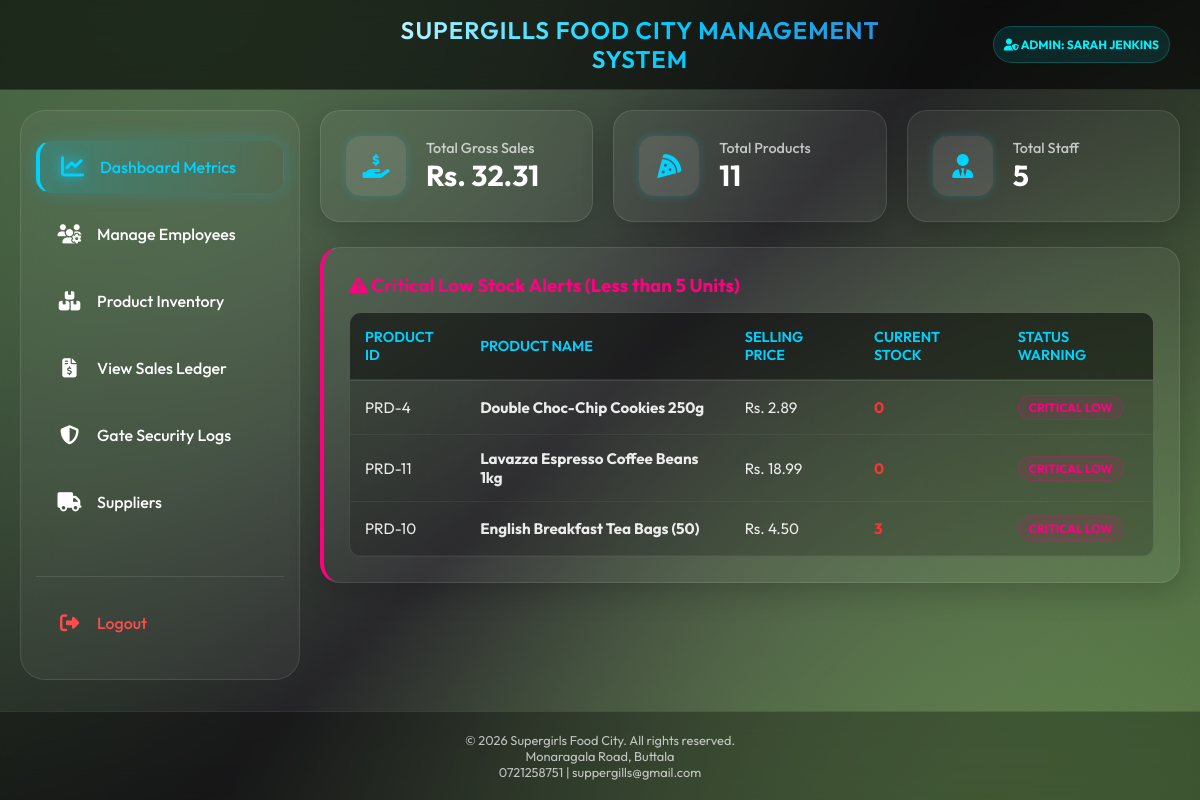
Screenshot of /admin_dashbord.php (signed in) with the database file from the repository.
### tables this page shows
CREATE TABLE `product` (
  `product_id` INT AUTO_INCREMENT PRIMARY KEY,
  `sku` VARCHAR(20) UNIQUE NOT NULL COMMENT 'e.g. SFC-0010',
  `product_name` VARCHAR(150) NOT NULL,
  `price` DECIMAL(10, 2) NOT NULL,
  `quantity` INT NOT NULL DEFAULT 0,
  `category_id` INT NOT NULL,
  `icon` VARCHAR(50) DEFAULT 'fa-box' COMMENT 'CSS FontAwesome Icon class name',
  `status` VARCHAR(20) DEFAULT 'in-stock' COMMENT 'in-stock, low-stock, out-of-stock',
  `created_at` TIMESTAMP DEFAULT CURRENT_TIMESTAMP,
  `updated_at` TIMESTAMP DEFAULT CURRENT_TIMESTAMP ON UPDATE CURRENT_TIMESTAMP,
  
   
  CONSTRAINT `chk_product_price` CHECK (`price` >= 0),
  CONSTRAINT `chk_product_qty` CHECK (`quantity` >= 0),
  CONSTRAINT `fk_product_category` FOREIGN KEY (`category_id`) 
    REFERENCES `category` (`category_id`) 
    ON DELETE RESTRICT 
    ON UPDATE CASCADE
);

### admin_dashbord.php (the view, shortened to what this page needs)
<?php
require_once 'config.php';
$conn->query("CREATE TABLE IF NOT EXISTS supplier (
    supplier_id INT AUTO_INCREMENT PRIMARY KEY,
    supplier_name VARCHAR(100) NOT NULL,
    contact VARCHAR(20) NOT NULL,
    email VARCHAR(100) NOT NULL UNIQUE,
    address VARCHAR(255) NOT NULL,
    product VARCHAR(255) NOT NULL,
    brand VARCHAR(255) NOT NULL,
    created_at TIMESTAMP DEFAULT CURRENT_TIMESTAMP
) ENGINE=InnoDB DEFAULT CHARSET=utf8mb4 COLLATE=utf8mb4_unicode_ci");
$conn->query("INSERT IGNORE INTO category (category_id, category_name) VALUES
(1, 'Dairy & Coolers'), (2, 'Fresh Produce'), (3, 'Bakery'), (4, 'Beverages'), (5, 'Snacks')");
$total_sales_res = $conn->query("SELECT SUM(total_amount) AS total FROM bill");
$total_sales = $total_sales_res ? floatval($total_sales_res->fetch_assoc()['total']) : 0.00;
$total_products_res = $conn->query("SELECT COUNT(*) AS total FROM product");
$total_products = $total_products_res ? intval($total_products_res->fetch_assoc()['total']) : 0;
$total_employees_res = $conn->query("SELECT COUNT(*) AS total FROM employee");
$total_employees = $total_employees_res ? intval($total_employees_res->fetch_assoc()['total']) : 0;
$active_tab = $_GET['tab'] ?? 'dashboard';
?>
<!DOCTYPE html>
<html lang="en">
<head>
    <link rel="stylesheet" href="https://cdnjs.cloudflare.com/ajax/libs/font-awesome/6.4.0/css/all.min.css">
    <link rel="stylesheet" href="style.css">
</head>
<body>
    <div class="bg-overlay"></div>
    <header class="main-header">
        <div class="header-center">
            <h1>SuperGills Food City Management <br> System</h1>
        </div>
        <div class="header-right">
            <span class="status-badge status-safe" style="padding: 10px; font-weight: bold;">
                <i class="fas fa-user-shield"></i> Admin: <?php echo htmlspecialchars($_SESSION['username']); ?>
            </span>
        </div>
    </header>
    <div class="dashboard-container">
        <aside class="sidebar">
            <a href="admin_dashbord.php?tab=dashboard" class="nav-item <?php echo $active_tab === 'dashboard' ? 'active' : ''; ?>">
                <i class="fas fa-chart-line"></i> Dashboard Metrics
            </a>
            <a href="admin_dashbord.php?tab=employees" class="nav-item <?php echo $active_tab === 'employees' ? 'active' : ''; ?>">
                <i class="fas fa-users-cog"></i> Manage Employees
            </a>
            <a href="admin_dashbord.php?tab=products" class="nav-item <?php echo $active_tab === 'products' ? 'active' : ''; ?>">
                <i class="fas fa-boxes"></i> Product Inventory
            </a>
            <a href="admin_dashbord.php?tab=sales" class="nav-item <?php echo $active_tab === 'sales' ? 'active' : ''; ?>">
                <i class="fas fa-file-invoice-dollar"></i> View Sales Ledger
            </a>
            <a href="admin_dashbord.php?tab=security" class="nav-item <?php echo $active_tab === 'security' ? 'active' : ''; ?>">
                <i class="fas fa-shield-halved"></i> Gate Security Logs
            </a>
            <a href="admin_dashbord.php?tab=suppluyer" class="nav-item <?php echo $active_tab === 'suppluyer' ? 'active' : ''; ?>">
                <i class="fas fa-truck"></i> Suppliers
            </a>
            <div style="margin-top: auto; border-top: 1px solid var(--glass-border); padding-top: 20px;">
                <a href="index.php?action=logout" class="nav-item" style="color: #ff4d4d;">
                    <i class="fas fa-sign-out-alt"></i> Logout
                </a>
            </div>
        </aside>
        <main class="main-content">
            <?php if ($active_tab === 'dashboard'): ?>
                <section id="dashboard" class="view-section active">
                    <div class="grid-3" style="margin-bottom: 25px;">
                        <div class="glass-card stat-card">
                            <div class="stat-icon"><i class="fas fa-hand-holding-dollar"></i></div>
                            <div class="stat-info">
                                <h3>Total Gross Sales</h3>
                                <p>Rs. <?php echo number_format($total_sales, 2); ?></p>
                            </div>
                        </div>
                        <div class="glass-card stat-card">
                            <div class="stat-icon"><i class="fas fa-pizza-slice"></i></div>
                            <div class="stat-info">
                                <h3>Total Products</h3>
                                <p><?php echo $total_products; ?></p>
                            </div>
                        </div>
                        <div class="glass-card stat-card">
                            <div class="stat-icon"><i class="fas fa-user-tie"></i></div>
                            <div class="stat-info">
                                <h3>Total Staff</h3>
                                <p><?php echo $total_employees; ?></p>
                            </div>
                        </div>
                    </div>
                    <div class="glass-card" style="border-left: 4px solid var(--accent-color);">
                        <h3 style="color: var(--accent-color); margin-bottom: 15px;"><i class="fas fa-triangle-exclamation"></i> Critical Low Stock Alerts (Less than 5 Units)</h3>
                        <div class="table-container">
                            <table>
                                <thead>
                                    <tr>
                                        <th>Product ID</th>
                                        <th>Product Name</th>
                                        <th>Selling Price</th>
                                        <th>Current Stock</th>
                                        <th>Status Warning</th>
                                    </tr>
                                </thead>
                                <tbody>
                                    <?php
                                    $low_stock_res = $conn->query("SELECT p.* FROM product p WHERE p.quantity < 5 ORDER BY p.quantity ASC");
                                    if ($low_stock_res && $low_stock_res->num_rows > 0):
                                        while ($low_item = $low_stock_res->fetch_assoc()):
                                    ?>
                                        <tr>
                                            <td><code>PRD-<?php echo $low_item['product_id']; ?></code></td>
                                            <td><strong><?php echo htmlspecialchars($low_item['product_name']); ?></strong></td>
                                            <td>Rs. <?php echo number_format($low_item['price'], 2); ?></td>
                                            <td style="color:#ff3333; font-weight: bold;"><?php echo $low_item['quantity']; ?></td>
                                            <td><span class="status-badge status-danger" style="animation: pulse 1.5s infinite;">CRITICAL LOW</span></td>
                                        </tr>
                                    <?php
                                        endwhile;
                                    else:
                                    ?>
                                        <tr><td colspan="5" style="text-align: center; color: var(--text-muted);"><i class="fas fa-shield"></i> All products are well stocked above critical levels.</td></tr>
                                    <?php endif; ?>
                                </tbody>
                            </table>
                        </div>
                    </div>
                </section>
            <?php endif; ?>
        </main>
    </div>
    <footer class="main-footer">
        <p>&copy; 2026 Supergirls Food City. All rights reserved.<br>
            Monaragala Road, Buttala <br>
            0721258751 | suppergills@gmail.com <br></p>
    </footer>
</body>
</html>

### rows the page displays
product: product_id "4", product_name "Double Choc-Chip Cookies 250g", price "2.89", quantity "0"
product: product_id "11", product_name "Lavazza Espresso Coffee Beans 1kg", price "18.99", quantity "0"
product: product_id "10", product_name "English Breakfast Tea Bags (50)", price "4.50", quantity "3"

### other values shown
$_SESSION['username'] "SARAH JENKINS"
$total_sales "32.31"
$total_products "11"
$total_employees "5"
